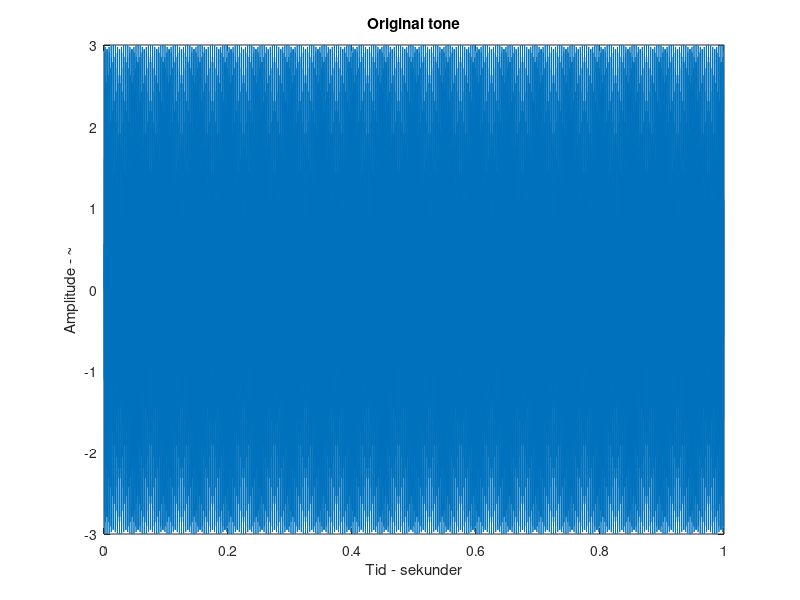
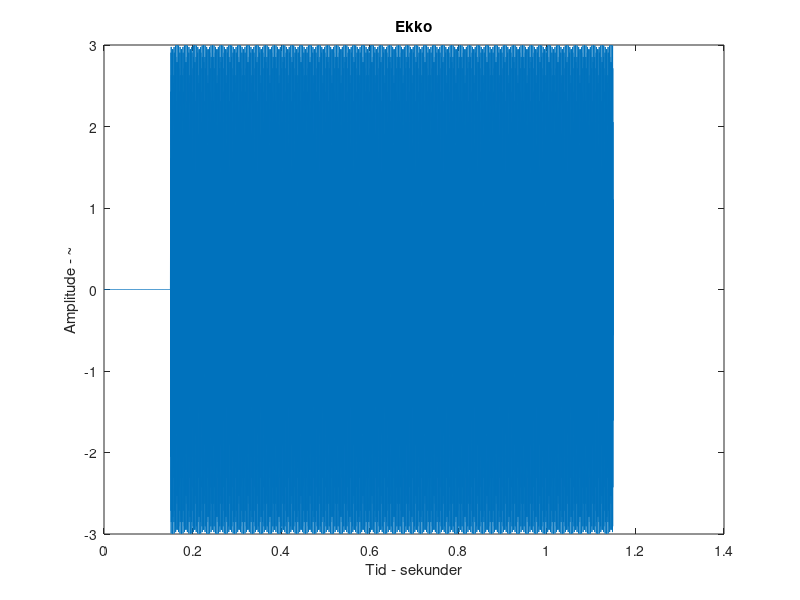
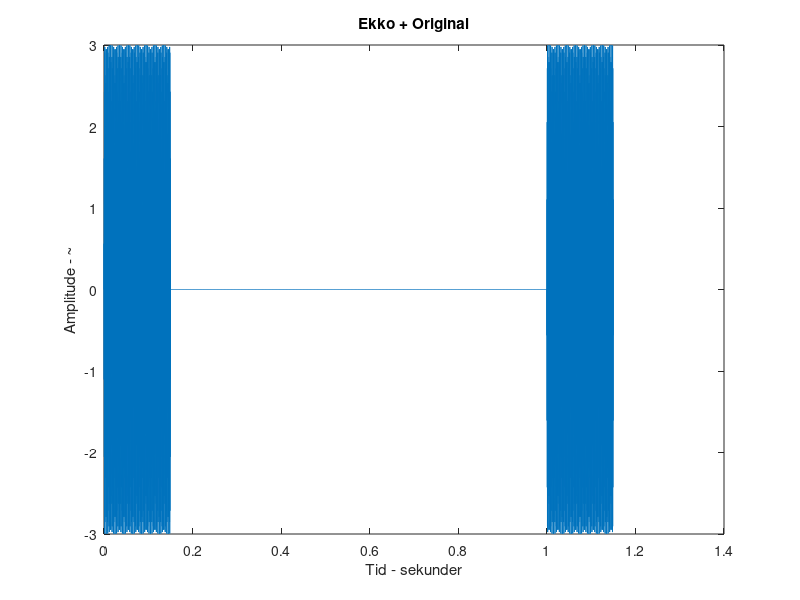

These charts were generated, in order, by the following MATLAB code:
clear;
Fs = 5000; %Samplingsfrekvens
Ts = 1/Fs; % Tid per sampling

length = 1; % Længde i sekunder
Ns = Fs*length; % Antallet af samples
t = [0:Ns-1]*Ts; % Tiden over samplingen

%Tone beskrivelse
f0 = 2350; %440 Hz tone
A = 3; % Amplitude er 3
tone = A * sin(f0*2*pi*t); %Tonen som funktion

e.delay = 150; %ekko med 150 ms forsinkelse
e.Ns = e.delay * (Fs/1000); %Antallet af samples i ekkoet

tone_ekko = [zeros(1,e.Ns), tone]; %Forsinker ved at smide 0'er ind foran
tone_ext = [tone, zeros(1,e.Ns)]; % Forlænger ved at smide 0'er ind bagved

tone_sum = tone_ekko + tone_ext;
ekko_t = [0:Ns+e.Ns-1]*Ts;

figure
plot(t, tone);
title("Original tone");
xlabel("Tid - sekunder");
ylabel("Amplitude - ~");

figure
plot(ekko_t, tone_ekko);
title("Ekko");
xlabel("Tid - sekunder");
ylabel("Amplitude - ~");

figure
plot(ekko_t, tone_sum);
title("Ekko + Original");
xlabel("Tid - sekunder");
ylabel("Amplitude - ~");

soundsc(tone_sum);
